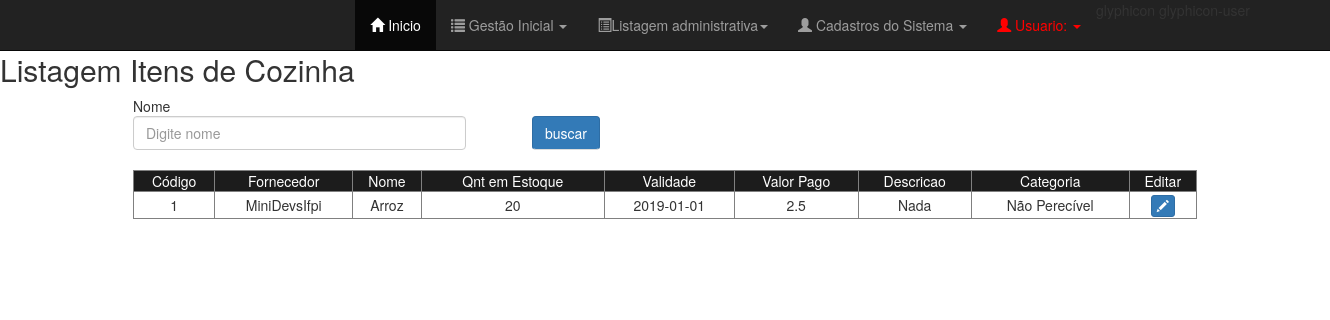
Page /Views/TelaListagemItensCozinha.php on the committed database.
### tables this page shows
CREATE TABLE `tab_itenscozinha` (
  `cod_itenscozinha` int(11) NOT NULL,
  `cod_fornecedor` int(11) DEFAULT NULL,
  `nome_item` varchar(50) DEFAULT NULL,
  `quantidade` int(11) DEFAULT NULL,
  `validade` date DEFAULT NULL,
  `valor_item` double DEFAULT NULL,
  `descricao_item` varchar(60) DEFAULT NULL,
  `categoria` varchar(40) DEFAULT NULL
);

CREATE TABLE `tab_fornecedor` (
  `cod_fornecedor` int(11) NOT NULL,
  `nome_fornecedor` varchar(50) DEFAULT NULL,
  `razao_social` varchar(50) DEFAULT NULL,
  `cnpj_fornecedor` varchar(14) DEFAULT NULL,
  `email` varchar(50) DEFAULT NULL,
  `telefone` varchar(11) DEFAULT NULL,
  `bairro_fornecedor` varchar(50) DEFAULT NULL,
  `rua_fornecedor` varchar(50) DEFAULT NULL,
  `numero` int(11) DEFAULT NULL
);

### Views/TelaListagemItensCozinha.php (the view, shortened to what this page needs)
<?php
	$c = new conectar();
    $conexao = $c->conexao();
    $sql =  "SELECT ite.cod_itenscozinha, fornec.nome_fornecedor, ite.nome_item, ite.quantidade, ite.validade, ite.valor_item, ite.descricao_item, ite.categoria FROM tab_itenscozinha ite JOIN tab_fornecedor fornec ON ite.cod_fornecedor = fornec.cod_fornecedor";
    $result = mysqli_query($conexao, $sql);
?>
<!DOCTYPE html>
<html>
<head>
	<?php require_once "TelaMenu.php" ?>
	<link rel="stylesheet" type="text/css" href="../css/listagem_geral.css">
	<link rel="stylesheet" type="text/css" href="../css/estiloModal.css">
	<link rel="stylesheet" type="text/css" href="../../lib/bootstrap/css/bootstrap.css">
</head>
<body>
	<div class="principal">
		<div id="cabecalho_pesquisa">
		<h2>Listagem Itens de Cozinha</h2>
				<div id="pesquisa">
					<form id="frmpesquisa" action="" method="POST">
						<span id="de">Nome</span>
						<input type="text" class="form-control" id="busca_nome_cliente" name="busca_nome_cliente" placeholder="Digite nome" required></input>
						<button type="submit" class="btn btn-primary" id="btnPesquisaData">buscar</button>
					</form>
				</div>
	    </div>
				<div id="mostrapedidos">
					<table border="1" class="" id="tabeladepedidos">
						<tr id="topo_tabela">
							<td>Código</td>
							<td>Fornecedor</td>
							<td>Nome</td>
							<td>Qnt em Estoque</td>
							<td>Validade</td>
							<td>Valor Pago</td>
							<td>Descricao</td>
							<td>Categoria</td>
							<td>Editar</td>
						</tr>
						<?php while($mostrar = mysqli_fetch_row($result)): ?>
						<tr id="corpo_tabela">
							<td><?php echo $mostrar[0]; ?></td>
							<td><?php echo $mostrar[1]; ?></td>
							<td><?php echo $mostrar[2]; ?></td>
							<td><?php echo $mostrar[3]; ?></td>
							<td><?php echo $mostrar[4]; ?></td>
							<td><?php echo $mostrar[5]; ?></td>
							<td><?php echo $mostrar[6]; ?></td>
							<td><?php echo $mostrar[7]; ?></td>
							<td>
								<span  data-toggle="modal" data-target="#abremodalUpdateProduto" class="btn btn-primary btn-xs" onclick="atualizarCliente('<?php echo $mostrar[6] ?>')">
									<span class="glyphicon glyphicon-pencil"></span>
								</span>
							</td>
						</tr>
			<?php endWhile; ?>
					</table>
				</div>
		</div>
</body>
</html>

### css/listagem_geral.css (style rules this page uses)
#cabecalho_pesquisa { position: relative; margin-top: 4%; }
#pesquisa { position: relative; width: 100%; margin-left: 10%; }
#pesquisa input { position: relative; width: 25%; }
#pesquisa button { position: relative; margin-left: 30%; margin-top: -60px; border-bottom: 1px solid #DCDCDC; }
table { width: 80%; margin-left: 10%; text-align: center; }
table #topo_tabela { background-color: #1C1C1C; color: #FFFFFF; }
#corpo_tabela td { height: 27px; }

### css/estiloModal.css (style rules this page uses)
form .form-control { width: 50%; }

### rows in the picture
tab_itenscozinha: cod_itenscozinha "1", cod_fornecedor.nome_fornecedor "MiniDevsIfpi", nome_item "Arroz", quantidade "20", validade "2019-01-01", valor_item "2.5", descricao_item "Nada", categoria "Não Perecível"
